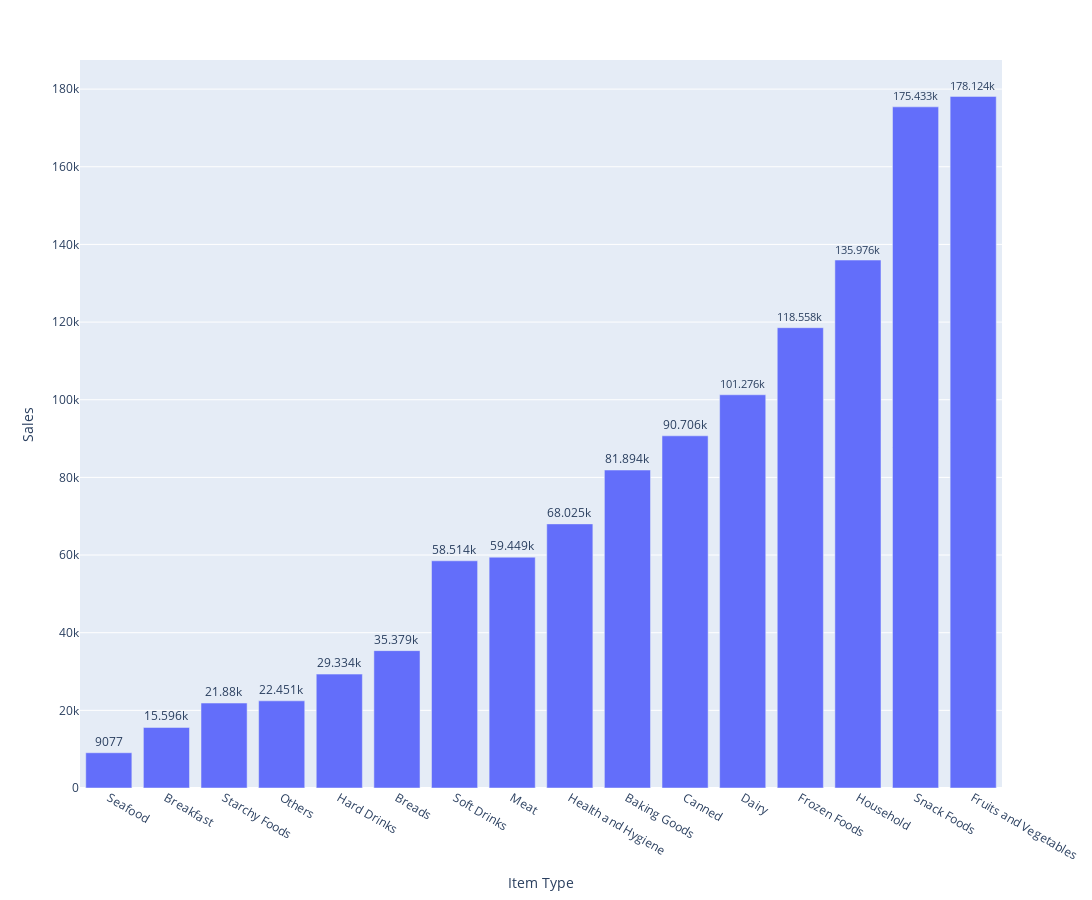

Notebook source saved alongside this figure:
### Code cell
fig=px.bar(Item_type,x='Item Type',y='Sales',text="Sales",text_auto=True,width=1100,height=900)
fig.update_traces( textposition='outside')

### Figure 1 — Plotly figure (JSON) as saved in the notebook; plotly's stock layout.template omitted (floating-point values rounded to 4 significant figures)
{"data": [{"hovertemplate": "Item Type=%{x}<br>Sales=%{text}<extra></extra>", "legendgroup": "", "marker": {"color": "#636efa", "pattern": {"shape": ""}}, "name": "", "orientation": "v", "showlegend": false, "text": [9077.0, 15600.0, 21880.0, 22450.0, 29330.0, 35380.0, 58510.0, 59450.0, 68020.0, 81890.0, 90710.0, 101300.0, 118600.0, 136000.0, 175400.0, 178100.0], "textposition": "outside", "texttemplate": "%{y}", "type": "bar", "x": ["Seafood", "Breakfast", "Starchy Foods", "Others", "Hard Drinks", "Breads", "Soft Drinks", "Meat", "Health and Hygiene", "Baking Goods", "Canned", "Dairy", "Frozen Foods", "Household", "Snack Foods", "Fruits and Vegetables"], "xaxis": "x", "y": [9077, 15596, 21880, 22451, 29334, 35379, 58514, 59449, 68025, 81894, 90706, 101276, 118558, 135976, 175433, 178124], "yaxis": "y"}], "layout": {"barmode": "relative", "height": 900, "legend": {"tracegroupgap": 0}, "margin": {"t": 60}, "width": 1100, "xaxis": {"anchor": "y", "domain": [0, 1], "title": {"text": "Item Type"}}, "yaxis": {"anchor": "x", "domain": [0, 1], "title": {"text": "Sales"}}}}
